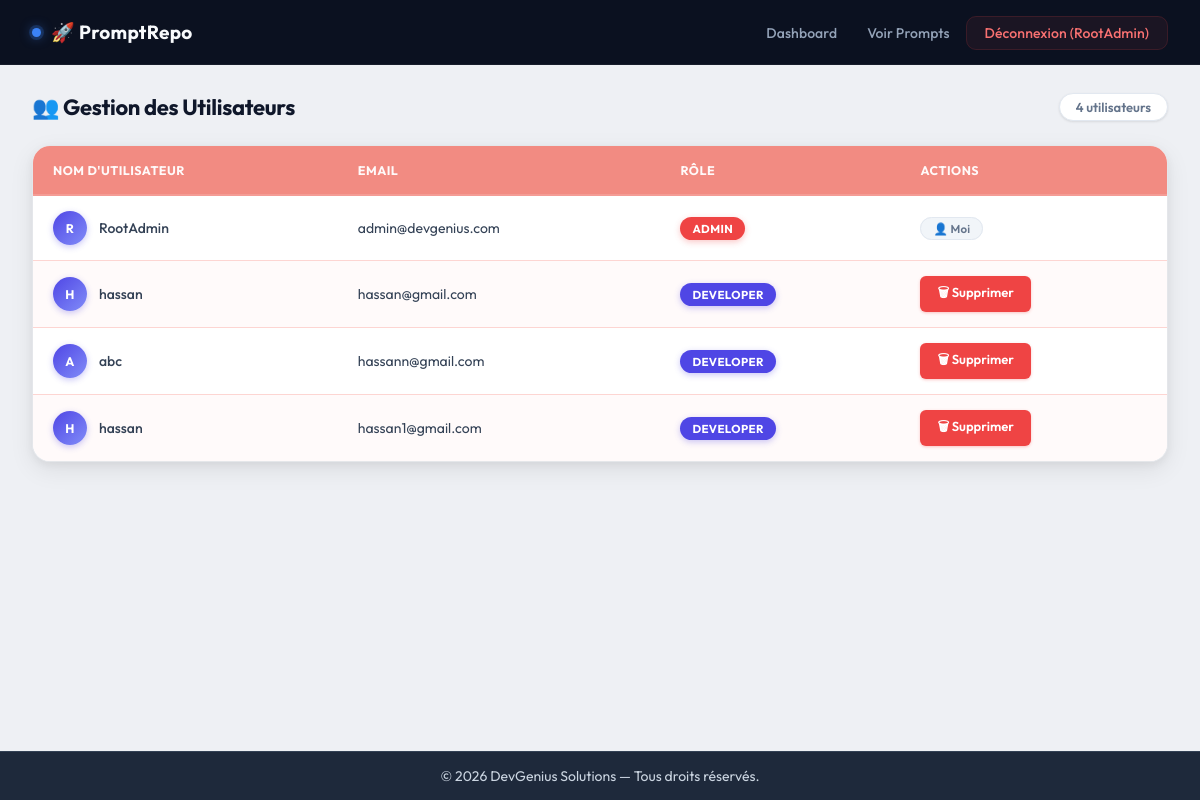
Page /admin/manage_users.php (signed in) on the committed database.
### tables this page shows
CREATE TABLE `users` (
  `id` int(11) NOT NULL,
  `username` varchar(100) NOT NULL,
  `email` varchar(150) NOT NULL,
  `password` varchar(255) NOT NULL,
  `role` enum('admin','developer') DEFAULT 'developer',
  `created_at` timestamp NOT NULL DEFAULT current_timestamp()
);

### admin/manage_users.php (the view, shortened to what this page needs)
<?php
require_once '../config/db.php';
include '../includes/header.php';
$users = $pdo->query("SELECT * FROM users ORDER BY role ASC")->fetchAll();
?>
<div class="page-header">
    <h2>👥 Gestion des Utilisateurs</h2>
    <span class="page-count"><?= count($users) ?> utilisateur<?= count($users) > 1 ? 's' : '' ?></span>
</div>
<div class="table-wrapper">
    <table>
        <thead>
            <tr>
                <th>Nom d'utilisateur</th>
                <th>Email</th>
                <th>Rôle</th>
                <th>Actions</th>
            </tr>
        </thead>
        <tbody>
            <?php foreach($users as $u): ?>
            <tr>
                <td>
                    <div class="user-name">
                        <div class="user-avatar"><?= strtoupper(substr($u['username'], 0, 1)) ?></div>
                        <?= htmlspecialchars($u['username']) ?>
                    </div>
                </td>
                <td><?= htmlspecialchars($u['email']) ?></td>
                <td>
                    <span class="role <?= $u['role'] ?>">
                        <?= strtoupper($u['role']) ?>
                    </span>
                </td>
                <td>
                    <?php if($u['id'] != $_SESSION['user_id']): ?>
                        <a href="../controllers/userController.php?delete_user_id=<?= $u['id'] ?>"
                           class="btn-delete-user"
                           onclick="return confirm('Supprimer cet utilisateur ?')">
                            🗑 Supprimer
                        </a>
                    <?php else: ?>
                        <span class="badge-me">👤 Moi</span>
                    <?php endif; ?>
                </td>
            </tr>
            <?php endforeach; ?>
        </tbody>
    </table>
</div>
<?php include '../includes/footer.php'; ?>

### assets/css/style.css (style rules this page uses)
*, *::before, *::after { margin: 0; padding: 0; box-sizing: border-box; }
:root { --primary: #4f46e5; --primary-dark: #4338ca; --primary-light: #6366f1; --secondary: #10b981; --danger: #ef4444; --danger-dark: #dc2626; --dark: #0f172a; --dark-mid: #1e293b; --light: #f8fafc; --gray: #64748b; --border: #e2e8f0; --shadow-xs: 0 1px 3px rgba(0,0,0,0.06), 0 1px 2px rgba(0,0,0,0.04); --shadow-sm: 0 4px 12px rgba(0,0,0,0.06), 0 2px 4px rgba(0,0,0,0.04); --shadow-md: 0 8px 24px rgba(0,0,0,0.08), 0 3px 8px rgba(0,0,0,0.05); --shadow-lg: 0 16px 40px rgba(0,0,0,0.10), 0 6px 16px rgba(0,0,0,0.06); --shadow-xl: 0 24px 60px rgba(0,0,0,0.12), 0 8px 24px rgba(0,0,0,0.07); --radius-sm: 6px; --radius-md: 10px; --radius-lg: 14px; --radius-xl: 18px; --radius-2xl: 24px; --ease-fast: all 0.15s cubic-bezier(0.4, 0, 0.2, 1); --ease-normal: all 0.25s cubic-bezier(0.4, 0, 0.2, 1); --ease-slow: all 0.35s cubic-bezier(0.4, 0, 0.2, 1); --table-header-bg: #f28b82; --table-row-hover: #fff5f5; --table-border: #fdd5d2; --stat-blue: #3b82f6; --stat-violet: #8b5cf6; --stat-green: #10b981; }
html, body { height: 100%; }
body { font-family: 'Outfit', 'Segoe UI', Tahoma, sans-serif; background: #eef0f4; color: #1e293b; display: flex; flex-direction: column; min-height: 100vh; -webkit-font-smoothing: antialiased; -moz-osx-font-smoothing: grayscale; }
.page-header { display: flex; justify-content: space-between; align-items: center; margin-bottom: 24px; }
.page-header h2 { font-size: 22px; font-weight: 700; color: #0f172a; letter-spacing: -0.3px; }
.page-count { font-size: 13px; font-weight: 600; color: #64748b; background: white; padding: 5px 16px; border-radius: 20px; border: 1px solid var(--border); box-shadow: var(--shadow-xs); }
.table-wrapper { border-radius: var(--radius-xl); overflow: hidden; box-shadow: var(--shadow-md); border: 1px solid rgba(0,0,0,0.04); }
table { width: 100%; border-collapse: separate; border-spacing: 0; background: white; font-size: 14px; }
table thead tr { background: var(--table-header-bg); }
table th { padding: 16px 20px; text-align: left; font-size: 12.5px; font-weight: 700; color: rgba(255,255,255,0.95); letter-spacing: 0.5px; text-transform: uppercase; border-bottom: 2px solid rgba(255,255,255,0.15); white-space: nowrap; }
table tbody tr { background: #ffffff; transition: background 0.15s ease; }
table tbody tr:nth-child(even) { background: #fffafa; }
table td { padding: 15px 20px; color: #334155; font-size: 14px; border-bottom: 1px solid var(--table-border); vertical-align: middle; }
table tbody tr:last-child td { border-bottom: none; }
.user-name { display: flex; align-items: center; gap: 12px; font-weight: 500; }
.user-avatar { width: 34px; height: 34px; border-radius: 50%; background: linear-gradient(135deg, var(--primary) 0%, #818cf8 100%); color: white; font-size: 12.5px; font-weight: 700; display: flex; align-items: center; justify-content: center; flex-shrink: 0; box-shadow: 0 2px 6px rgba(79,70,229,0.3); letter-spacing: 0.5px; }
.btn-delete-user { display: inline-flex; align-items: center; gap: 5px; text-decoration: none; color: #ef4444; font-size: 13px; font-weight: 600; padding: 5px 14px; border-radius: var(--radius-sm); background: rgba(239,68,68,0.07); border: 1px solid rgba(239,68,68,0.18); transition: var(--ease-fast); }
.badge-me { font-size: 11.5px; font-weight: 600; color: #64748b; background: #f1f5f9; padding: 3px 12px; border-radius: 20px; border: 1px solid var(--border); letter-spacing: 0.2px; }
table td a[href*="delete"] { display: inline-block; padding: 6px 16px; border-radius: var(--radius-sm); font-size: 13px; font-weight: 600; text-decoration: none; transition: var(--ease-fast); color: white; background: #ef4444; box-shadow: 0 1px 3px rgba(239,68,68,0.3); }
.role { padding: 4px 12px; border-radius: 20px; color: white; font-size: 11.5px; font-weight: 700; display: inline-block; letter-spacing: 0.4px; text-transform: uppercase; }
.role.admin { background: var(--danger); box-shadow: 0 2px 6px rgba(239,68,68,0.3); }
.role.developer { background: var(--primary); box-shadow: 0 2px 6px rgba(79,70,229,0.3); }

### includes/footer.php (style rules this page uses)
body { display:flex; flex-direction:column; min-height:100vh; }

### rows in the picture
users: username "R", username "RootAdmin", email "admin@devgenius.com", role "ADMIN", shows "👤 Moi"
users: username "H", username "hassan", email "hassan@gmail.com", role "DEVELOPER"
users: username "A", username "abc", email "hassann@gmail.com", role "DEVELOPER"
users: username "H", username "hassan", email "hassan1@gmail.com", role "DEVELOPER"

### other values in the picture
$_SESSION['username'] "RootAdmin"
count($users) "4"
